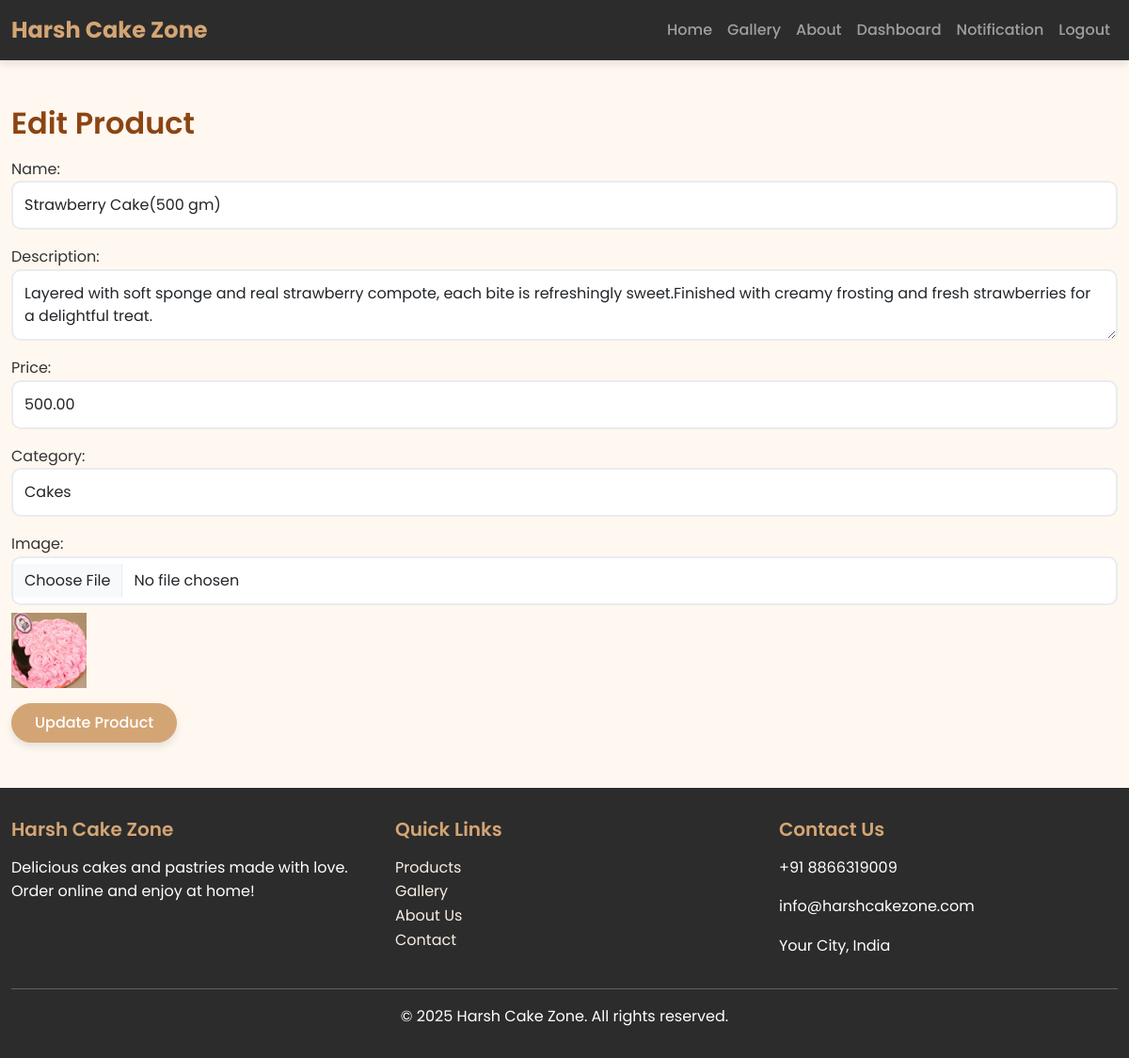
/edit_product.php?id=4 (signed in), run on the app's committed database.
### tables this page shows
CREATE TABLE `products` (
  `id` int(11) NOT NULL,
  `name` varchar(100) NOT NULL,
  `description` text DEFAULT NULL,
  `price` decimal(10,2) NOT NULL,
  `image` varchar(255) DEFAULT 'cake.jpg',
  `category_id` int(11) NOT NULL,
  `created_at` timestamp NOT NULL DEFAULT current_timestamp()
);

CREATE TABLE `categories` (
  `id` int(11) NOT NULL,
  `name` varchar(100) NOT NULL
);

### edit_product.php (the view, shortened to what this page needs)
<?php
include 'config/db.php';
$id = $_GET['id'] ?? null;
$product_sql = "SELECT * FROM products WHERE id = ?";
$stmt = $conn->prepare($product_sql);
$stmt->bind_param("i", $id);
$stmt->execute();
$product = $stmt->get_result()->fetch_assoc();
$cat_result = $conn->query("SELECT id, name FROM categories");
?>
<?php include 'includes/header.php'; ?>
<div class="container mt-5">
    <h2>Edit Product</h2>
    <form method="POST" enctype="multipart/form-data">
        <div class="mb-3">
            <label>Name:</label>
            <input type="text" name="name" class="form-control" value="<?= htmlspecialchars($product['name']) ?>" required>
        </div>
        <div class="mb-3">
            <label>Description:</label>
            <textarea name="description" class="form-control" required><?= htmlspecialchars($product['description']) ?></textarea>
        </div>
        <div class="mb-3">
            <label>Price:</label>
            <input type="number" step="0.01" name="price" class="form-control" value="<?= $product['price'] ?>" required>
        </div>
        <div class="mb-3">
            <label>Category:</label>
            <select name="category_id" class="form-control" required>
                <?php while ($cat = $cat_result->fetch_assoc()): ?>
                    <option value="<?= $cat['id'] ?>" <?= $product['category_id'] == $cat['id'] ? 'selected' : '' ?>>
                        <?= htmlspecialchars($cat['name']) ?>
                    </option>
                <?php endwhile; ?>
            </select>
        </div>
        <div class="mb-3">
            <label>Image:</label>
            <input type="file" name="image" class="form-control">
            <img src="assets/images/<?= $product['image'] ?>" alt="Product Image" height="80" class="mt-2">
        </div>
        <button type="submit" name="update" class="btn btn-primary">Update Product</button>
    </form>
</div>
<?php include 'includes/footer.php'; ?>

### assets/css/style.css (style rules this page uses)
:root { --primary-color: #D4A574; --secondary-color: #F8EDE3; --accent-color: #8B4513; --dark-bg: #2C2C2C; --light-bg: #FFF8F0; --text-color: #333; --shadow: 0 4px 8px rgba(0, 0, 0, 0.1); --transition: all 0.3s ease; }
* { margin: 0; padding: 0; box-sizing: border-box; font-family: 'Poppins', sans-serif; }
body { background-color: var(--light-bg); color: var(--text-color); line-height: 1.6; }
.container { max-width: 1200px; }
h1, h2, h3, h4, h5, h6 { color: var(--accent-color); font-weight: 600; margin-bottom: 1rem; }
.btn { border-radius: 25px; padding: 0.5rem 1.5rem; font-weight: 500; transition: var(--transition); box-shadow: var(--shadow); }
.btn-primary { background-color: var(--primary-color); border-color: var(--primary-color); }
.form-control { border-radius: 10px; border: 2px solid #e9ecef; padding: 0.75rem; transition: var(--transition); }
.mt-2 { margin-top: 0.5rem; }
.mt-5 { margin-top: 3rem; }

### data on the page
products: name "Strawberry Cake(500 gm)", description "Layered with soft sponge and real strawberry compote, each bite is refreshingly sweet.Finished with creamy frosting and fresh strawberries for a delightful treat.", price "500.00", category_id "Cakes", image (picture)
